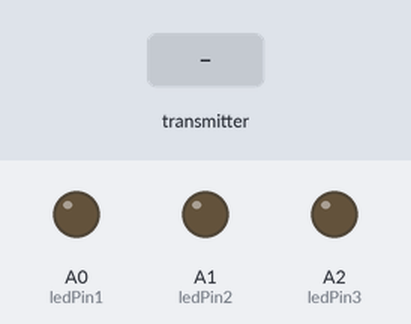
The sketch below on a simulated Arduino Uno, built with avr-gcc and run on an emulated ATmega328P. Shown: output pins drawn as LEDs (lit = HIGH). The test bench sets the inputs (shaded band). No radio packets arrive unless stated; what the sketch prints to the serial monitor is not drawn.

Above: at 1.2 s.
1.3 s: the transmitter starts sending buttons_low = 1
At 2.6 s:
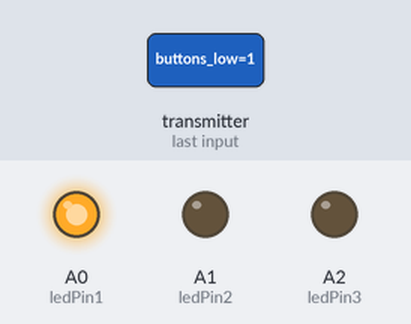
4.7 s: the transmitter starts sending buttons_low = 0
At 5.2 s:
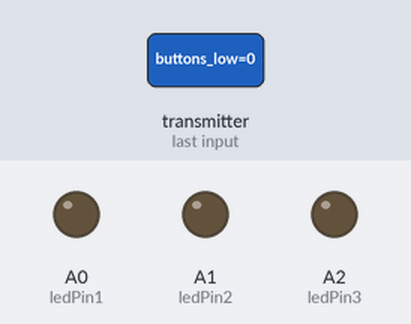
Timing chart, 0 to 7.7 s (numbered marks = the images above; inputs shaded):
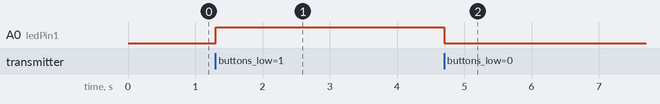

Measured:
- after the input at 1.3 s, A0 (ledPin1): LOW → HIGH at once
- after the input at 4.7 s, A0 (ledPin1): HIGH → LOW at once

The sketch:

Remote_NRF.ino
```cpp
#include <SPI.h>
#include <RF24.h>

RF24 radio(9, 10); // CE, CSN
const byte address[6] = "00002";

#define ledPin1 A0
#define ledPin2 A1
#define ledPin3 A2

#pragma pack(push, 1)
struct ControllerPacket {
  int8_t lx;
  int8_t ly;
  int8_t rx;
  int8_t ry;
  uint8_t l2;
  uint8_t r2;
  uint8_t buttons_low;
  uint8_t buttons_high;
  char driver_state;
};
#pragma pack(pop)

ControllerPacket receivedPacket;

void setup() {
  Serial.begin(115200);

  pinMode(ledPin1, OUTPUT);
  pinMode(ledPin2, OUTPUT);
  pinMode(ledPin3, OUTPUT);

  digitalWrite(ledPin1, LOW);
  digitalWrite(ledPin2, LOW);
  digitalWrite(ledPin3, LOW);

  radio.begin();
  radio.openReadingPipe(0, address);
  radio.setPALevel(RF24_PA_MIN);
  radio.startListening();
}

void loop() {
  if (radio.available()) {
    radio.read(&receivedPacket, sizeof(receivedPacket));

    uint16_t buttons = receivedPacket.buttons_low | (receivedPacket.buttons_high << 8);
    digitalWrite(ledPin1, buttons & 0x0001 ? HIGH : LOW);
    digitalWrite(ledPin2, buttons & 0x0002 ? HIGH : LOW);
    digitalWrite(ledPin3, buttons & 0x0008 ? HIGH : LOW);

    // ✨ Send full struct as JSON line
    Serial.print("{\"lx\":"); Serial.print(receivedPacket.lx);
    Serial.print(",\"ly\":"); Serial.print(receivedPacket.ly);
    Serial.print(",\"rx\":"); Serial.print(receivedPacket.rx);
    Serial.print(",\"ry\":"); Serial.print(receivedPacket.ry);
    Serial.print(",\"l2\":"); Serial.print(receivedPacket.l2);
    Serial.print(",\"r2\":"); Serial.print(receivedPacket.r2);
    Serial.print(",\"buttons_low\":"); Serial.print(receivedPacket.buttons_low);
    Serial.print(",\"buttons_high\":"); Serial.print(receivedPacket.buttons_high);
    Serial.print(",\"driver_state\":\""); Serial.print(receivedPacket.driver_state); Serial.println("\"}");
  }
}
```
